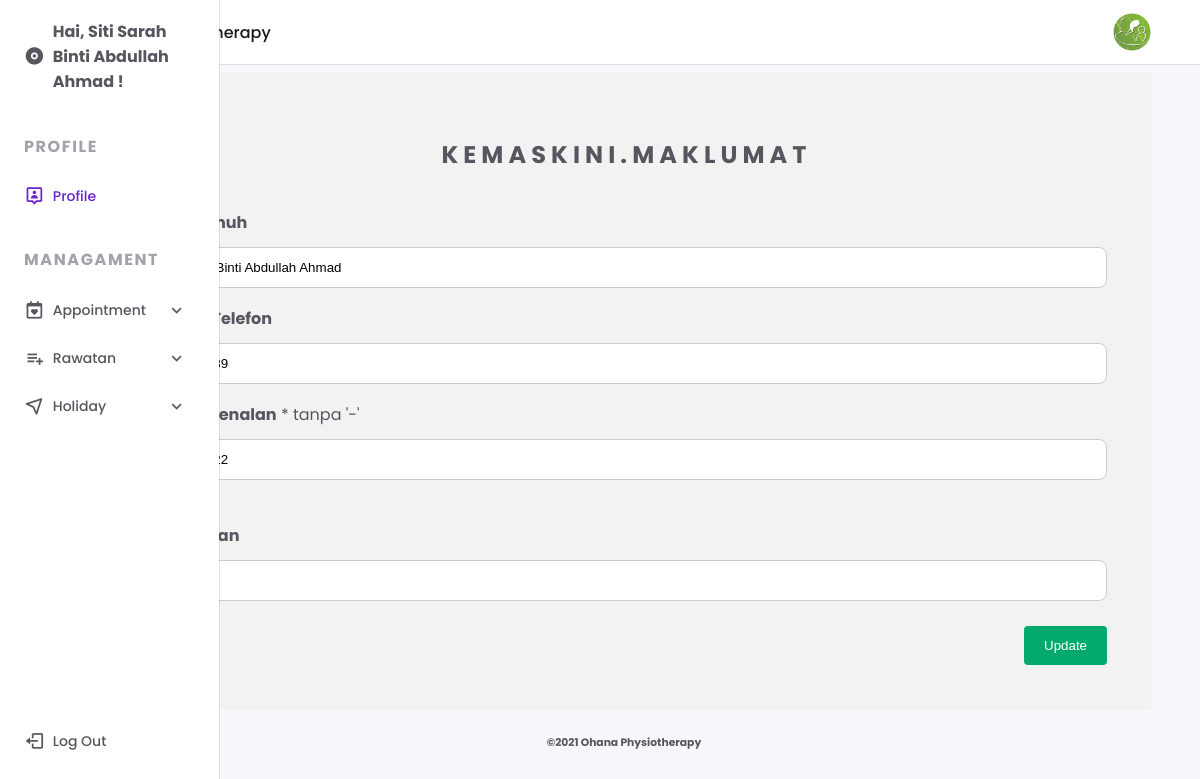
Screenshot of /patient/edit.php?id=31 with the database file from the repository.
### tables this page shows
CREATE TABLE `tblpatient` (
  `id_patient` int(11) NOT NULL,
  `email` varchar(50) NOT NULL,
  `phone` varchar(50) NOT NULL,
  `address` varchar(150) NOT NULL,
  `gender` varchar(50) NOT NULL,
  `name` varchar(150) NOT NULL,
  `ic` varchar(50) NOT NULL,
  `password` varchar(50) NOT NULL,
  `create_datetime` datetime NOT NULL
);

### patient/edit.php (the view, shortened to what this page needs)
<?php
include('connection.php');
$id_patient=$_GET["id"];
$dis_usr="SELECT * FROM tblpatient WHERE id_patient='$id_patient'";
$resultusr=$conn->query($dis_usr);
$row=$resultusr->fetch_assoc();
?>
<!DOCTYPE html>
    <html lang="en">
    <head>
        <link rel="stylesheet" href="https://cdn.jsdelivr.net/npm/boxicons@latest/css/boxicons.min.css">
        <link rel="stylesheet" href="assets/css/styles.css">
    </head>
    <body>
        <header class="header">
            <div class="header__container">
                <img src="assets/img/4.jpg" alt="" class="header__img">
                <a href="index.php" class="header__logo">Ohana Physiotherapy</a>
            </div>
        </header>
        <div class="nav" id="navbar">
            <nav class="nav__container">
                <div>
                    <a href="#" class="nav__link nav__logo">
                        <i class='bx bxs-disc nav__icon' ></i>
                        <span class="nav__logo-name"><strong>Hai, <?php echo $row['name'] ?></b> !</strong></span>
                    </a>
                    <div class="nav__list">
                        <div class="nav__items">
                            <h3 class="nav__subtitle">Profile</h3>
							<a href="profile.php" class="nav__link active">
								<i class='bx bx-user-pin nav__icon' ></i>
								<span class="nav__name">Profile</span>
							</a>
						</div>
                        <div class="nav__items">
                            <h3 class="nav__subtitle">Managament</h3>
							<div class="nav__dropdown">
                                <a href="#" class="nav__link">
                                    <i class='bx bx-calendar-heart nav__icon' ></i>
                                    <span class="nav__name">Appointment</span>
                                    <i class='bx bx-chevron-down nav__icon nav__dropdown-icon'></i>
                                </a>
                            </div>
							<div class="nav__dropdown">
                                <a href="#" class="nav__link">
                                    <i class='bx bx-list-plus nav__icon' ></i>
                                    <span class="nav__name">Rawatan</span>
                                    <i class='bx bx-chevron-down nav__icon nav__dropdown-icon'></i>
                                </a>
                            </div>
							<div class="nav__dropdown">
                                <a href="#" class="nav__link">
                                    <i class='bx bx-navigation nav__icon' ></i>
                                    <span class="nav__name">Holiday</span>
                                    <i class='bx bx-chevron-down nav__icon nav__dropdown-icon'></i>
                                </a>
                            </div>
                        </div>
                    </div>
                </div>
                <a href="../logout.php" class="nav__link nav__logout">
                    <i class='bx bx-log-out nav__icon' ></i>
                    <span class="nav__name">Log Out</span>
                </a>
            </nav>
        </div>
		 <div class="container">
		 <center><h2>K E M A S K I N I . M A K L U M A T</h2></center>
			  <form method="post" action="update.php">
				<div class="row">
				  <div class="col-25">
					<label><strong>Nama Penuh</strong></label>
				  </div>
				  <div class="col-75">
					<input type="text" name="name" value="<?php echo $row["name"];?>" required autofocus />
				  </div>
				</div>
				<div class="row">
				  <div class="col-25">
					<label><strong>Nombor Telefon</strong></label>
				  </div>
				  <div class="col-75">
					<input type="number" name="phone" value="<?php echo $row["phone"];?>" required  required />
				  </div>
				</div>
				<div class="row">
				  <div class="col-25">
					<label><strong>Kad Pengenalan</strong><span class="text-danger"> * tanpa '-'</span></label>
				  </div>
				  <div class="col-75">
					<input type="number"  name="ic" value="<?php echo $row["ic"];?>" required  >
				  </div>
				</div>
				<BR>
				<div class="row">
				  <div class="col-25">
					<label><strong>Kata Laluan</strong></label>
				  </div>
				  <div class="col-75">
					<input type="text" name="password" value="<?php echo $row["password"];?>" required />
				  </div>
				</div>
				<BR>
				<div class="row">
				  <input type="submit" value="Update">
				</div>
			  </form>
			</div>
		<center>
		<footer class="container-fluid">
			<h6 class="text-center small">©2021 Ohana Physiotherapy</h6>
		</footer>
		</center>
    </body>
</html>

### patient/assets/css/styles.css (style rules this page uses)
:root { --header-height: 3.5rem; --nav-width: 219px; --first-color: #6923D0; --first-color-light: #F4F0FA; --title-color: #19181B; --text-color: #58555E; --text-color-light: #A5A1AA; --body-color: #F9F6FD; --container-color: #FFFFFF; --body-font: 'Poppins', sans-serif; --normal-font-size: .938rem; --small-font-size: .75rem; --smaller-font-size: .75rem; --font-medium: 500; --font-semi-bold: 600; --z-fixed: 100; }
@media screen and (min-width: 1024px) { :root { --normal-font-size: 1rem; --small-font-size: .875rem; --smaller-font-size: .813rem; } }
body { margin: var(--header-height) 0 0 0; padding: 1rem 1rem 0; font-family: var(--body-font); font-size: var(--normal-font-size); background-color: var(--body-color); color: var(--text-color); }
h3 { margin: 0; }
a { text-decoration: none; }
img { max-width: 100%; height: auto; }
.header { position: fixed; top: 0; left: 0; width: 100%; background-color: var(--container-color); box-shadow: 0 1px 0 rgba(22, 8, 43, 0.1); padding: 0 1rem; z-index: var(--z-fixed); }
.header__container { display: flex; align-items: center; height: var(--header-height); justify-content: space-between; }
.header__img { width: 35px; height: 35px; border-radius: 50%; }
.header__logo { color: var(--title-color); font-weight: var(--font-medium); display: none; }
.nav { position: fixed; top: 0; left: -100%; height: 100vh; padding: 1rem 1rem 0; background-color: var(--container-color); box-shadow: 1px 0 0 rgba(22, 8, 43, 0.1); z-index: var(--z-fixed); transition: .4s; }
.nav__container { height: 100%; display: flex; flex-direction: column; justify-content: space-between; padding-bottom: 3rem; overflow: auto; scrollbar-width: none; }
.nav__logo { font-weight: var(--font-semi-bold); margin-bottom: 2.5rem; }
.nav__list, .nav__items { display: grid; }
.nav__list { row-gap: 2.5rem; }
.nav__items { row-gap: 1.5rem; }
.nav__subtitle { font-size: var(--normal-font-size); text-transform: uppercase; letter-spacing: .1rem; color: var(--text-color-light); }
.nav__link { display: flex; align-items: center; color: var(--text-color); }
.nav__icon { font-size: 1.2rem; margin-right: .5rem; }
.nav__name { font-size: var(--small-font-size); font-weight: var(--font-medium); white-space: nowrap; }
.nav__logout { margin-top: 5rem; }
.nav__dropdown { overflow: hidden; max-height: 21px; transition: .4s ease-in-out; }
.nav__dropdown-icon { margin-left: auto; transition: .4s; }
.active { color: var(--first-color); }
@media screen and (min-width: 768px) { body { padding: 1rem 3rem 0 6rem; } }
@media screen and (min-width: 768px) { .header { padding: 0 3rem 0 6rem; } }
@media screen and (min-width: 768px) { .header__container { height: calc(var(--header-height) + .5rem); } }
@media screen and (min-width: 768px) { .header__logo { display: block; } }
@media screen and (min-width: 768px) { .header__img { width: 40px; height: 40px; order: 1; } }
@media screen and (min-width: 768px) { .nav { left: 0; padding: 1.2rem 1.5rem 0; width: 68px; } }
@media screen and (min-width: 768px) { .nav__items { row-gap: 1.7rem; } }
@media screen and (min-width: 768px) { .nav__icon { font-size: 1.3rem; } }
@media screen and (min-width: 768px) { .nav__logo-name, .nav__name, .nav__subtitle, .nav__dropdown-icon { opacity: 0; transition: .3s; } }

### patient/edit.php (style rules this page uses)
* { box-sizing: border-box; }
input[type=text], select, textarea { width: 100%; padding: 12px; border: 1px solid #ccc; border-radius: 8px; resize: vertical; }
input[type=number] { width: 100%; padding: 12px; border: 1px solid #ccc; border-radius: 8px; resize: vertical; }
label { padding: 12px 12px 12px 0; display: inline-block; }
input[type=submit] { background-color: #04AA6D; color: white; padding: 12px 20px; border: none; border-radius: 4px; cursor: pointer; float: right; }
.container { border-radius: 5px; background-color: #f2f2f2; padding: 45px; }
.col-25 { float: left; width: 50%; margin-top: 6px; }
.row:after { content: ""; display: table; clear: both; }

### rows the page displays
tblpatient: name "Siti Sarah Binti Abdullah Ahmad", phone "0123456789", ic "9900102022", password "sarah"
